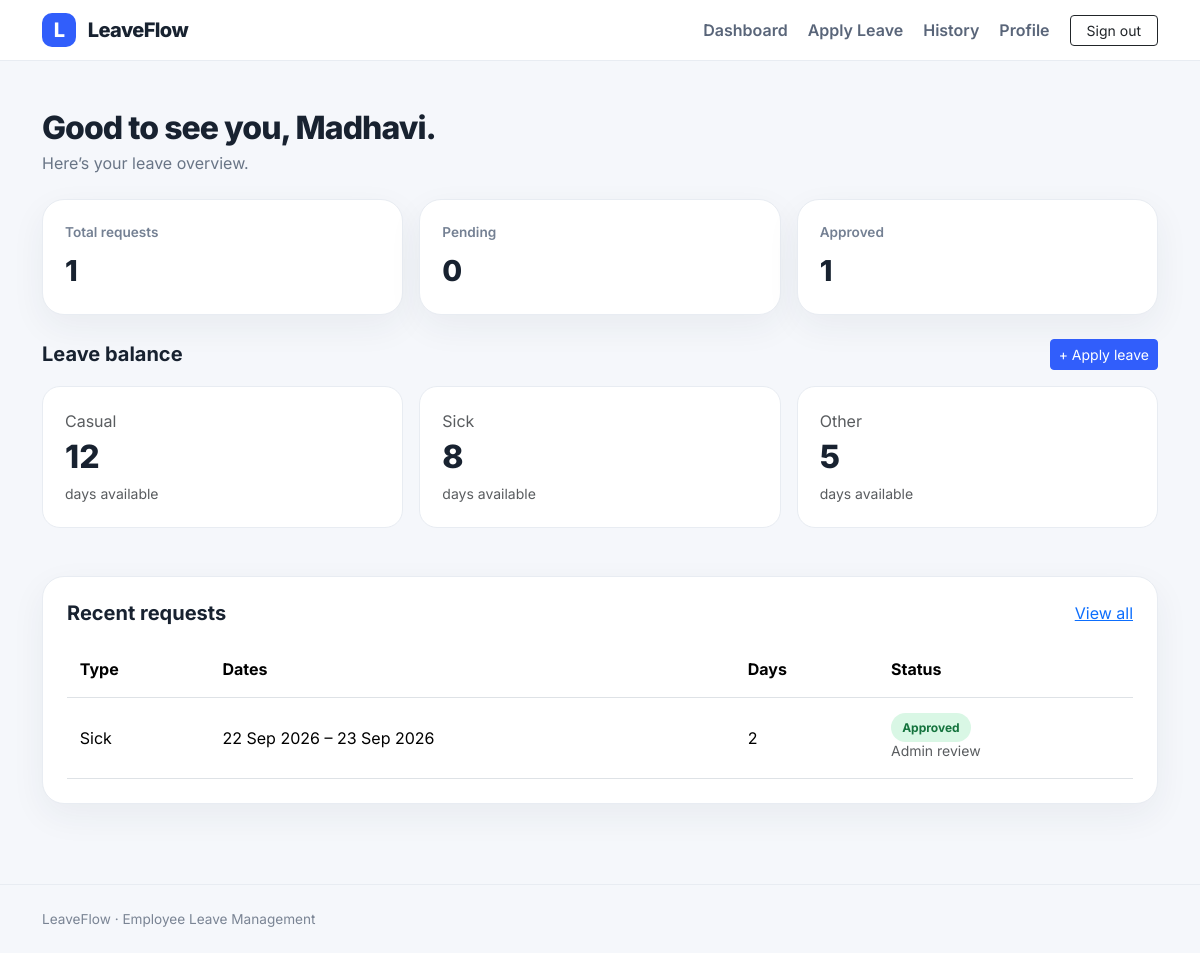
The page /leaves/dashboard/ (signed in) on the database its author committed.
### users/models.py (models this page shows, shortened)
class CustomUser(AbstractBaseUser, PermissionsMixin):
    ROLE_CHOICES = (("admin", "Admin"), ("employee", "Employee"))
    phone = models.CharField(max_length=15, unique=True)
    pin = models.CharField(max_length=128, blank=True, editable=False)
    email = models.EmailField(blank=True)
    first_name = models.CharField(max_length=50)
    last_name = models.CharField(max_length=50)
    employee_id = models.CharField(max_length=30, unique=True, null=True, blank=True)
    department = models.CharField(max_length=100, blank=True)
    role = models.CharField(max_length=20, choices=ROLE_CHOICES, default="employee")
    is_active = models.BooleanField(default=True)
    is_staff = models.BooleanField(default=False)
    date_joined = models.DateTimeField(auto_now_add=True)
    USERNAME_FIELD = "phone"
    REQUIRED_FIELDS = ["pin"]
    objects = CustomUserManager()

### leaves/models.py (models this page shows, shortened)
class EmployeeLeaveBalance(models.Model):
    user = models.OneToOneField(settings.AUTH_USER_MODEL, on_delete=models.CASCADE)
    casual = models.FloatField(default=0)
    sick = models.FloatField(default=0)
    other = models.FloatField(default=0)

class LeaveRequest(models.Model):
    STATUS_CHOICES = [('pending', 'Pending'), ('approved', 'Approved'), ('rejected', 'Rejected')]
    user = models.ForeignKey(settings.AUTH_USER_MODEL, on_delete=models.CASCADE)
    leave_type = models.CharField(max_length=50)
    start_date = models.DateField()
    end_date = models.DateField()
    days = models.FloatField()
    reason = models.TextField(blank=True)
    status = models.CharField(
        max_length=20, choices=STATUS_CHOICES, default='pending', editable=False,
        help_text='Controlled by the admin approval workflow. Employees cannot change this field.'
    )
    applied_at = models.DateTimeField(default=timezone.now)
    reviewed_by = models.ForeignKey(settings.AUTH_USER_MODEL, on_delete=models.SET_NULL, null=True, blank=True, related_name='reviews')
    reviewed_at = models.DateTimeField(null=True, blank=True)

### leaves/views.py (the view)
# urls.py: path("dashboard/", views.dashboard, name="dashboard"),
@login_required
def dashboard(request):
    balance, _ = EmployeeLeaveBalance.objects.get_or_create(
        user=request.user, defaults={"casual": 12, "sick": 10, "other": 5}
    )
    requests = LeaveRequest.objects.filter(user=request.user).order_by("-applied_at")[:6]
    stats = {
        "total": LeaveRequest.objects.filter(user=request.user).count(),
        "pending": LeaveRequest.objects.filter(user=request.user, status="pending").count(),
        "approved": LeaveRequest.objects.filter(user=request.user, status="approved").count(),
    }
    return render(request, "leaves/dashboard.html", {"balance": balance, "requests": requests, "stats": stats})

### leaves/templates/leaves/dashboard.html (shortened to what this page needs)
{% extends 'base.html' %}
{% block content %}
<div class="mb-4"><h2 class="page-title mb-1">Good to see you, {{ user.first_name|default:"Employee" }}.</h2><p class="text-muted-custom mb-0">Here’s your leave overview.</p></div>
<div class="row g-3 mb-4">
  <div class="col-12 col-sm-4"><div class="card-soft stat-card"><div class="stat-label">Total requests</div><div class="stat-value">{{ stats.total }}</div></div></div>
  <div class="col-12 col-sm-4"><div class="card-soft stat-card"><div class="stat-label">Pending</div><div class="stat-value">{{ stats.pending }}</div></div></div>
  <div class="col-12 col-sm-4"><div class="card-soft stat-card"><div class="stat-label">Approved</div><div class="stat-value">{{ stats.approved }}</div></div></div>
</div>
<div class="d-flex justify-content-between align-items-center mb-3"><h5 class="fw-bold mb-0">Leave balance</h5><a href="{% url 'leaves:apply_leave' %}" class="btn btn-primary btn-sm">+ Apply leave</a></div>
<div class="row g-3 mb-5">
  <div class="col-md-4"><div class="balance-card"><div class="text-muted">Casual</div><div class="balance-number">{{ balance.casual|floatformat:"0" }}</div><small class="text-muted">days available</small></div></div>
  <div class="col-md-4"><div class="balance-card"><div class="text-muted">Sick</div><div class="balance-number">{{ balance.sick|floatformat:"0" }}</div><small class="text-muted">days available</small></div></div>
  <div class="col-md-4"><div class="balance-card"><div class="text-muted">Other</div><div class="balance-number">{{ balance.other|floatformat:"0" }}</div><small class="text-muted">days available</small></div></div>
</div>
<div class="card-soft p-4"><div class="d-flex justify-content-between mb-3"><h5 class="fw-bold mb-0">Recent requests</h5><a href="{% url 'leaves:leave_history' %}">View all</a></div>
<div class="table-wrap"><table class="table align-middle mb-0"><thead><tr><th>Type</th><th>Dates</th><th>Days</th><th>Status</th></tr></thead><tbody>
{% for r in requests %}<tr><td class="text-capitalize">{{ r.leave_type }}</td><td>{{ r.start_date|date:"d M Y" }} – {{ r.end_date|date:"d M Y" }}</td><td>{{ r.days|floatformat:"0" }}</td><td><span class="badge-status status-{{ r.status }}">{{ r.get_status_display }}</span><br><small class="text-muted">Admin review</small></td></tr>
{% empty %}<tr><td colspan="4" class="empty-state">No leave requests yet.</td></tr>{% endfor %}
</tbody></table></div></div>
{% endblock %}

### templates/base.html (shortened to what this page needs)
{% load static %}
<!doctype html>
<html lang="en">
<head>
  <link href="https://cdn.jsdelivr.net/npm/bootstrap@5.3.3/dist/css/bootstrap.min.css" rel="stylesheet">
  <link rel="stylesheet" href="{% static 'css/styles.css' %}">
</head>
<body>
<nav class="navbar navbar-expand-lg app-navbar">
  <div class="container">
    <a class="navbar-brand brand" href="{% if user.is_authenticated %}{% url 'leaves:dashboard' %}{% else %}/{% endif %}">
      <span class="brand-mark">L</span> LeaveFlow
    </a>
    <div class="collapse navbar-collapse" id="nav">
      <ul class="navbar-nav ms-auto align-items-lg-center gap-lg-1">
        {% if user.is_authenticated %}
          {% if user.role == 'admin' or user.is_superuser %}
            <li class="nav-item"><a class="nav-link" href="{% url 'leaves:admin_dashboard' %}">Admin Dashboard</a></li>
          {% else %}
            <li class="nav-item"><a class="nav-link" href="{% url 'leaves:dashboard' %}">Dashboard</a></li>
            <li class="nav-item"><a class="nav-link" href="{% url 'leaves:apply_leave' %}">Apply Leave</a></li>
            <li class="nav-item"><a class="nav-link" href="{% url 'leaves:leave_history' %}">History</a></li>
          {% endif %}
          <li class="nav-item"><a class="nav-link" href="{% url 'accounts:profile' %}">Profile</a></li>
          <li class="nav-item ms-lg-2">
            <form method="post" action="{% url 'accounts:logout' %}">
              {% csrf_token %}<button class="btn btn-outline-dark btn-sm px-3" type="submit">Sign out</button>
            </form>
          </li>
        {% else %}
          <li class="nav-item"><a class="nav-link" href="{% url 'accounts:login' %}">Sign in</a></li>
          <li class="nav-item ms-lg-2"><a class="btn btn-primary btn-sm px-3" href="{% url 'accounts:register' %}">Create account</a></li>
        {% endif %}
      </ul>
    </div>
  </div>
</nav>
<main class="container py-4 py-lg-5">
  {% block content %}{% endblock %}
</main>
<footer class="app-footer"><div class="container">LeaveFlow · Employee Leave Management</div></footer>
</body>
</html>

### static/css/styles.css (style rules this page uses)
* { box-sizing: border-box; }
body { font-family: Inter, sans-serif; background: #f5f7fb; color: #182230; min-height: 100vh; }
.app-navbar { background: rgba(255,255,255,.95); border-bottom: 1px solid #e8ecf2; backdrop-filter: blur(12px); }
.brand { font-weight: 800; letter-spacing: -.03em; color: #182230 !important; }
.brand-mark { display:inline-grid; place-items:center; width:34px; height:34px; margin-right:8px; border-radius:10px; background:#315efb; color:white; }
.nav-link { color:#596579; font-weight:600; }
.app-footer { border-top:1px solid #e8ecf2; padding:24px 0; color:#7a8494; font-size:.85rem; margin-top:32px; }
.hero-card, .card-soft { background:#fff; border:1px solid #e8ecf2; border-radius:22px; box-shadow:0 12px 35px rgba(31,45,61,.06); }
.text-muted-custom { color:#697586; }
.btn-primary { background:#315efb; border-color:#315efb; }
.page-title { font-weight:800; letter-spacing:-.03em; }
.stat-card { padding:22px; height:100%; }
.stat-label { color:#748093; font-size:.85rem; font-weight:600; }
.stat-value { font-size:1.8rem; font-weight:800; margin-top:6px; }
.balance-card { padding:22px; border-radius:18px; background:#fff; border:1px solid #e8ecf2; }
.balance-number { font-size:2rem; font-weight:800; }
.badge-status { border-radius:999px; padding:.45rem .7rem; font-weight:700; font-size:.75rem; }
.status-approved { background:#d9f7e5; color:#14733d; }
.table-wrap { overflow-x:auto; }
.table { min-width:650px; }
.table > :not(caption) > * > * { padding:1rem .8rem; }

### rows shown on the page
CustomUser: first_name "Madhavi"
EmployeeLeaveBalance: casual "12", sick "8", other "5"
LeaveRequest: leave_type "Sick", start_date "22 Sep 2026", end_date "23 Sep 2026", days "2", status "Approved"

### other values the page prints
{{ stats.total }} "1"
{{ stats.pending }} "0"
{{ stats.approved }} "1"
